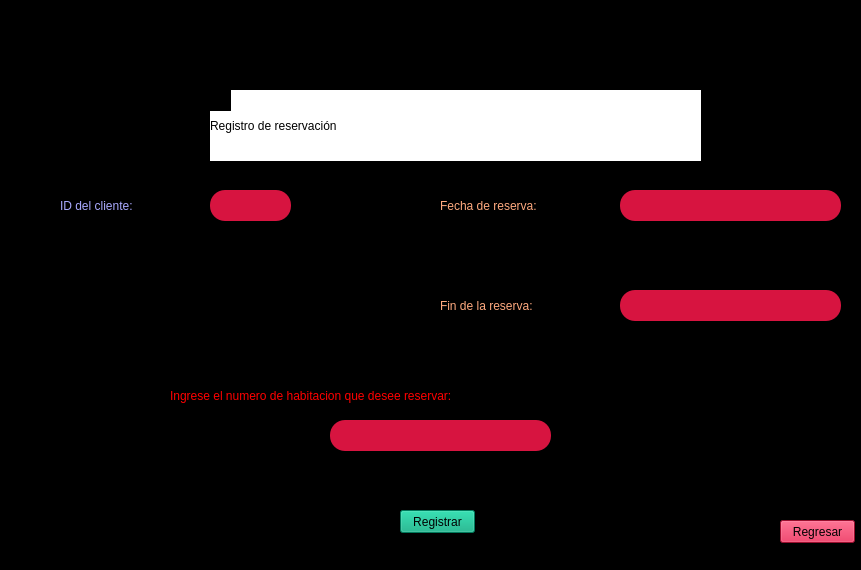
<?xml version="1.0" encoding="UTF-8"?>
<ui version="4.0">
 <class>MainWindow</class>
 <widget class="QMainWindow" name="MainWindow">
  <property name="geometry">
   <rect>
    <x>0</x>
    <y>0</y>
    <width>861</width>
    <height>570</height>
   </rect>
  </property>
  <property name="windowTitle">
   <string>MainWindow</string>
  </property>
  <property name="styleSheet">
   <string notr="true">background-color: rgb(0, 0, 0);</string>
  </property>
  <widget class="QWidget" name="centralwidget">
   <widget class="QLabel" name="label">
    <property name="geometry">
     <rect>
      <x>210</x>
      <y>90</y>
      <width>491</width>
      <height>71</height>
     </rect>
    </property>
    <property name="styleSheet">
     <string notr="true">font: 28pt &quot;MS Shell Dlg 2&quot;;
background-color: rgb(255, 255, 255);</string>
    </property>
    <property name="text">
     <string>Registro de reservación</string>
    </property>
   </widget>
   <widget class="QLabel" name="label_2">
    <property name="geometry">
     <rect>
      <x>60</x>
      <y>190</y>
      <width>151</width>
      <height>31</height>
     </rect>
    </property>
    <property name="styleSheet">
     <string notr="true">color: rgb(170, 170, 255);
font: 14pt &quot;MS Shell Dlg 2&quot;;</string>
    </property>
    <property name="text">
     <string>ID del cliente:</string>
    </property>
   </widget>
   <widget class="QLineEdit" name="lineEdit">
    <property name="geometry">
     <rect>
      <x>210</x>
      <y>190</y>
      <width>81</width>
      <height>31</height>
     </rect>
    </property>
    <property name="styleSheet">
     <string notr="true">border-radius:15px;
color: rgb(255, 255, 255);
background-color: rgb(215, 20, 64);</string>
    </property>
    <property name="text">
     <string/>
    </property>
   </widget>
   <widget class="QLabel" name="label_4">
    <property name="geometry">
     <rect>
      <x>440</x>
      <y>190</y>
      <width>181</width>
      <height>31</height>
     </rect>
    </property>
    <property name="styleSheet">
     <string notr="true">color: rgb(255, 170, 127);
font: 14pt &quot;MS Shell Dlg 2&quot;;</string>
    </property>
    <property name="text">
     <string>Fecha de reserva:</string>
    </property>
   </widget>
   <widget class="QLabel" name="label_5">
    <property name="geometry">
     <rect>
      <x>440</x>
      <y>290</y>
      <width>181</width>
      <height>31</height>
     </rect>
    </property>
    <property name="styleSheet">
     <string notr="true">color: rgb(255, 170, 127);
font: 14pt &quot;MS Shell Dlg 2&quot;;</string>
    </property>
    <property name="text">
     <string>Fin de la reserva:</string>
    </property>
   </widget>
   <widget class="QLabel" name="label_6">
    <property name="geometry">
     <rect>
      <x>170</x>
      <y>380</y>
      <width>541</width>
      <height>31</height>
     </rect>
    </property>
    <property name="styleSheet">
     <string notr="true">color: rgb(255, 0, 0);
font: 14pt &quot;MS Shell Dlg 2&quot;;</string>
    </property>
    <property name="text">
     <string>Ingrese el numero de habitacion que desee reservar:</string>
    </property>
   </widget>
   <widget class="QLineEdit" name="lineEdit_3">
    <property name="geometry">
     <rect>
      <x>620</x>
      <y>190</y>
      <width>221</width>
      <height>31</height>
     </rect>
    </property>
    <property name="styleSheet">
     <string notr="true">border-radius:15px;
color: rgb(255, 255, 255);
background-color: rgb(215, 20, 64);</string>
    </property>
    <property name="text">
     <string/>
    </property>
   </widget>
   <widget class="QLineEdit" name="lineEdit_4">
    <property name="geometry">
     <rect>
      <x>620</x>
      <y>290</y>
      <width>221</width>
      <height>31</height>
     </rect>
    </property>
    <property name="styleSheet">
     <string notr="true">border-radius:15px;
color: rgb(255, 255, 255);
background-color: rgb(215, 20, 64);</string>
    </property>
    <property name="text">
     <string/>
    </property>
   </widget>
   <widget class="QLineEdit" name="lineEdit_5">
    <property name="geometry">
     <rect>
      <x>330</x>
      <y>420</y>
      <width>221</width>
      <height>31</height>
     </rect>
    </property>
    <property name="styleSheet">
     <string notr="true">border-radius:15px;
color: rgb(255, 255, 255);
background-color: rgb(215, 20, 64);</string>
    </property>
    <property name="text">
     <string/>
    </property>
   </widget>
   <widget class="QPushButton" name="registrar">
    <property name="geometry">
     <rect>
      <x>400</x>
      <y>510</y>
      <width>75</width>
      <height>23</height>
     </rect>
    </property>
    <property name="styleSheet">
     <string notr="true">background-color: rgb(0, 170, 127);</string>
    </property>
    <property name="text">
     <string>Registrar</string>
    </property>
   </widget>
   <widget class="QLabel" name="label_7">
    <property name="geometry">
     <rect>
      <x>10</x>
      <y>10</y>
      <width>221</width>
      <height>101</height>
     </rect>
    </property>
    <property name="text">
     <string/>
    </property>
    <property name="pixmap">
     <pixmap>logo.png</pixmap>
    </property>
   </widget>
   <widget class="QLabel" name="label_3">
    <property name="geometry">
     <rect>
      <x>40</x>
      <y>230</y>
      <width>311</width>
      <height>21</height>
     </rect>
    </property>
    <property name="styleSheet">
     <string notr="true">color: rgb(255, 0, 0);
</string>
    </property>
    <property name="text">
     <string/>
    </property>
   </widget>
   <widget class="QLabel" name="label_8">
    <property name="geometry">
     <rect>
      <x>440</x>
      <y>240</y>
      <width>291</width>
      <height>21</height>
     </rect>
    </property>
    <property name="styleSheet">
     <string notr="true">color: rgb(255, 0, 0);
</string>
    </property>
    <property name="text">
     <string/>
    </property>
   </widget>
   <widget class="QLabel" name="label_9">
    <property name="geometry">
     <rect>
      <x>270</x>
      <y>470</y>
      <width>341</width>
      <height>21</height>
     </rect>
    </property>
    <property name="styleSheet">
     <string notr="true">color: rgb(255, 0, 0);
</string>
    </property>
    <property name="text">
     <string/>
    </property>
   </widget>
   <widget class="QLabel" name="label_10">
    <property name="geometry">
     <rect>
      <x>430</x>
      <y>330</y>
      <width>301</width>
      <height>21</height>
     </rect>
    </property>
    <property name="styleSheet">
     <string notr="true">color: rgb(255, 0, 0);
</string>
    </property>
    <property name="text">
     <string/>
    </property>
   </widget>
   <widget class="QPushButton" name="regresar">
    <property name="geometry">
     <rect>
      <x>780</x>
      <y>520</y>
      <width>75</width>
      <height>23</height>
     </rect>
    </property>
    <property name="styleSheet">
     <string notr="true">background-color: rgb(215, 20, 64);</string>
    </property>
    <property name="text">
     <string>Regresar</string>
    </property>
   </widget>
  </widget>
  <widget class="QStatusBar" name="statusbar"/>
 </widget>
 <resources/>
 <connections/>
</ui>
